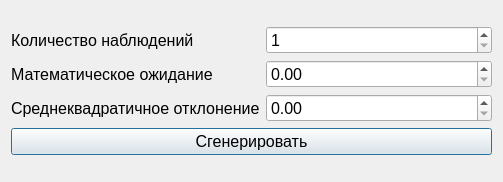
<?xml version="1.0" encoding="UTF-8"?>
<ui version="4.0">
 <class>GenerateWindow</class>
 <widget class="QDialog" name="GenerateWindow">
  <property name="geometry">
   <rect>
    <x>0</x>
    <y>0</y>
    <width>503</width>
    <height>182</height>
   </rect>
  </property>
  <property name="font">
   <font>
    <pointsize>12</pointsize>
   </font>
  </property>
  <property name="windowTitle">
   <string>Генерация откликов</string>
  </property>
  <layout class="QGridLayout" name="gridLayout_2">
   <item row="0" column="0">
    <layout class="QGridLayout" name="gridLayout">
     <item row="3" column="0" colspan="2">
      <widget class="QPushButton" name="generatePushButton">
       <property name="text">
        <string>Сгенерировать</string>
       </property>
      </widget>
     </item>
     <item row="1" column="0">
      <widget class="QLabel" name="label_2">
       <property name="text">
        <string>Математическое ожидание</string>
       </property>
      </widget>
     </item>
     <item row="2" column="0">
      <widget class="QLabel" name="label_3">
       <property name="text">
        <string>Среднеквадратичное отклонение</string>
       </property>
      </widget>
     </item>
     <item row="1" column="1">
      <widget class="QDoubleSpinBox" name="matSpinBox">
       <property name="maximum">
        <double>1000000.000000000000000</double>
       </property>
      </widget>
     </item>
     <item row="0" column="0">
      <widget class="QLabel" name="label">
       <property name="text">
        <string>Количество наблюдений</string>
       </property>
      </widget>
     </item>
     <item row="0" column="1">
      <widget class="QSpinBox" name="countSpinBox">
       <property name="minimum">
        <number>1</number>
       </property>
       <property name="maximum">
        <number>500</number>
       </property>
      </widget>
     </item>
     <item row="2" column="1">
      <widget class="QDoubleSpinBox" name="deviationSpinBox">
       <property name="maximum">
        <double>1000000.000000000000000</double>
       </property>
      </widget>
     </item>
    </layout>
   </item>
  </layout>
 </widget>
 <tabstops>
  <tabstop>countSpinBox</tabstop>
  <tabstop>matSpinBox</tabstop>
  <tabstop>deviationSpinBox</tabstop>
  <tabstop>generatePushButton</tabstop>
 </tabstops>
 <resources/>
 <connections/>
</ui>
